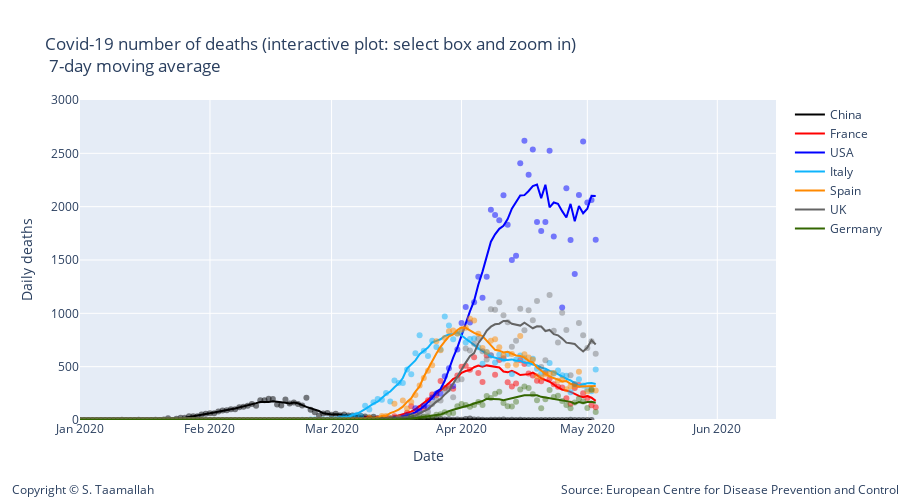

The code cell stored with this chart in its notebook:
### Code cell
degree = 1
#smooth_italy = smoothTriangle(df_italy['deaths'],degree)



smooth_china = smoothTriangle(df_china['deaths'], degree)
smooth_france = smoothTriangle(df_france['deaths'], degree)
smooth_italy = smoothTriangle(df_italy['deaths'],degree)
smooth_usa = smoothTriangle(df_usa['deaths'],degree)
smooth_uk = smoothTriangle(df_uk['deaths'],degree)
smooth_germany = smoothTriangle(df_germany['deaths'],degree)
smooth_spain = smoothTriangle(df_spain['deaths'],degree)
smooth_korea = smoothTriangle(df_korea['deaths'],degree)
smooth_netherlands = smoothTriangle(df_netherlands['deaths'],degree)
smooth_belgium = smoothTriangle(df_belgium['deaths'],degree)

smooth_china = smooth_3day(df_china['deaths'])
smooth_france = smooth_3day(df_france['deaths'])
smooth_italy = smooth_3day(df_italy['deaths'])
smooth_usa = smooth_3day(df_usa['deaths'])
smooth_uk = smooth_3day(df_uk['deaths'])
smooth_germany = smooth_3day(df_germany['deaths'])
smooth_spain = smooth_3day(df_spain['deaths'])
smooth_korea = smooth_3day(df_korea['deaths'])
smooth_netherlands = smooth_3day(df_netherlands['deaths'])
smooth_belgium = smooth_3day(df_belgium['deaths'])

smooth_china = smooth_5day(df_china['deaths'])
smooth_france = smooth_5day(df_france['deaths'])
smooth_italy = smooth_5day(df_italy['deaths'])
smooth_usa = smooth_5day(df_usa['deaths'])
smooth_uk = smooth_5day(df_uk['deaths'])
smooth_germany = smooth_5day(df_germany['deaths'])
smooth_spain = smooth_5day(df_spain['deaths'])
smooth_korea = smooth_5day(df_korea['deaths'])
smooth_netherlands = smooth_5day(df_netherlands['deaths'])
smooth_belgium = smooth_5day(df_belgium['deaths'])

smooth_china = smooth_9day(df_china['deaths'])
smooth_france = smooth_9day(df_france['deaths'])
smooth_italy = smooth_9day(df_italy['deaths'])
smooth_usa = smooth_9day(df_usa['deaths'])
smooth_uk = smooth_9day(df_uk['deaths'])
smooth_germany = smooth_9day(df_germany['deaths'])
smooth_spain = smooth_9day(df_spain['deaths'])
smooth_korea = smooth_9day(df_korea['deaths'])
smooth_netherlands = smooth_9day(df_netherlands['deaths'])
smooth_belgium = smooth_9day(df_belgium['deaths'])

smooth_china = smoothTriangle(df_china['deaths'], degree)
smooth_france = smoothTriangle(df_france['deaths'], degree)
smooth_italy = smoothTriangle(df_italy['deaths'],degree)
smooth_usa = smoothTriangle(df_usa['deaths'],degree)
smooth_uk = smoothTriangle(df_uk['deaths'],degree)
smooth_germany = smoothTriangle(df_germany['deaths'],degree)
smooth_spain = smoothTriangle(df_spain['deaths'],degree)
smooth_korea = smoothTriangle(df_korea['deaths'],degree)
smooth_netherlands = smoothTriangle(df_netherlands['deaths'],degree)
smooth_belgium = smoothTriangle(df_belgium['deaths'],degree)

smooth_china = smooth_7day(df_china['deaths'])
smooth_france = smooth_7day(df_france['deaths'])
smooth_italy = smooth_7day(df_italy['deaths'])
smooth_usa = smooth_7day(df_usa['deaths'])
smooth_uk = smooth_7day(df_uk['deaths'])
smooth_germany = smooth_7day(df_germany['deaths'])
smooth_spain = smooth_7day(df_spain['deaths'])
smooth_korea = smooth_7day(df_korea['deaths'])
smooth_netherlands = smooth_7day(df_netherlands['deaths'])
smooth_belgium = smooth_7day(df_belgium['deaths'])


# Add traces
trace1 = go.Scatter(
        x=df_china.index, 
        y=df_china['deaths'],
        mode='markers',
        name='China daily cases',
        line_color='rgba(0, 0, 0, 0.5)',
        showlegend=False,
)

trace11 = go.Scatter(
        x=df_china.index, 
        y=smooth_china,
        mode='lines',
        name='China',
        line_color='rgba(0, 0, 0, 1)',
)


trace2 = go.Scatter(
        x=df_france.index, 
        y=df_france['deaths'],
        mode='markers',
        name='France',
        line_color='rgba(256, 0, 0, .5)',
        showlegend=False,
)

trace22 = go.Scatter(
        x=df_france.index, 
        y=smooth_france,
        mode='lines',
        name='France',
        line_color='rgba(256, 0, 0, 1)',
)


trace3 = go.Scatter(
        x=df_usa.index, 
        y=df_usa['deaths'],
        mode='markers',
        name='USA',
        line_color='rgba(0, 0, 255, .5)',
    showlegend=False,
)

trace33 = go.Scatter(
        x=df_usa.index, 
        y=smooth_usa,
        mode='lines',
        name='USA',
        line_color='rgba(0, 0, 255, 1)',
)

trace4 = go.Scatter(
        x=df_italy.index, 
        y=df_italy['deaths'],
        mode='markers',
        name='Italy',
        line_color='rgba(14, 180, 252, .5)',
    showlegend=False,
)

trace44 = go.Scatter(
        x=df_italy.index, 
        y=smooth_italy,
        mode='lines',
        name='Italy',
        line_color='rgba(14, 180, 252, 1)',
)

trace5 = go.Scatter(
        x=df_spain.index, 
        y=df_spain['deaths'],
        mode='markers',
        name='Spain',
        line_color='rgba(255, 137, 0, .5)',
    showlegend=False,
)

trace55 = go.Scatter(
        x=df_spain.index, 
        y=smooth_spain,
        mode='lines',
        name='Spain',
        line_color='rgba(256, 137, 0, 1)',
)


trace6 = go.Scatter(
        x=df_uk.index, 
        y=df_uk['deaths'],
        mode='markers',
        name='UK',
        line_color='rgba(100, 100, 100, .4)',
    showlegend=False
)

trace66 = go.Scatter(
        x=df_uk.index, 
        y=smooth_uk,
        mode='lines',
        name='UK',
        line_color='rgba(100, 100, 100, 1)',
)

trace7 = go.Scatter(
        x=df_germany.index, 
        y=df_germany['deaths'],
        mode='markers',
        name='Germany',
        line_color='rgba(51, 102, 0, .4)',
    showlegend=False,
)

trace77 = go.Scatter(
        x=df_germany.index, 
        y=smooth_germany,
        mode='lines',
        name='Germany',
        line_color='rgba(51, 102, 0, 1)',
)


data = [trace1,trace11, trace2, trace22, trace3, trace33, trace4, trace44, trace5, trace55, trace6, trace66, trace7, trace77]

layout = go.Layout(
    title="Covid-19 number of deaths (interactive plot: select box and zoom in) <br> 7-day moving average",
    width=900,
    height=500,
    
    # Top left
    xaxis=dict(
        title='Date',
        range=['2020-01-01', '2020-06-15'],
    ),
    yaxis=dict(
        title='Daily deaths',
        #type='log',
        range=[0,3000],
        anchor='x'
    ),
    
      annotations=[
        dict(
            x=1.18,
            y=-0.25,
            showarrow=False,
            text='Source: European Centre for Disease Prevention and Control',
            xref='paper',
            yref='paper'
        ),
        
        dict(
            x=-0.1,
            y=-0.25,
            showarrow=False,
            text='Copyright © S. Taamallah ',
            xref='paper',
            yref='paper'
        )
    ],
    
)

fig = go.Figure(data=data, layout=layout)
fig.show()
from plotly.offline import plot
plot(fig, filename="STaamallah_covid19_analysis_chart_1_20200426.html", auto_open = False)
